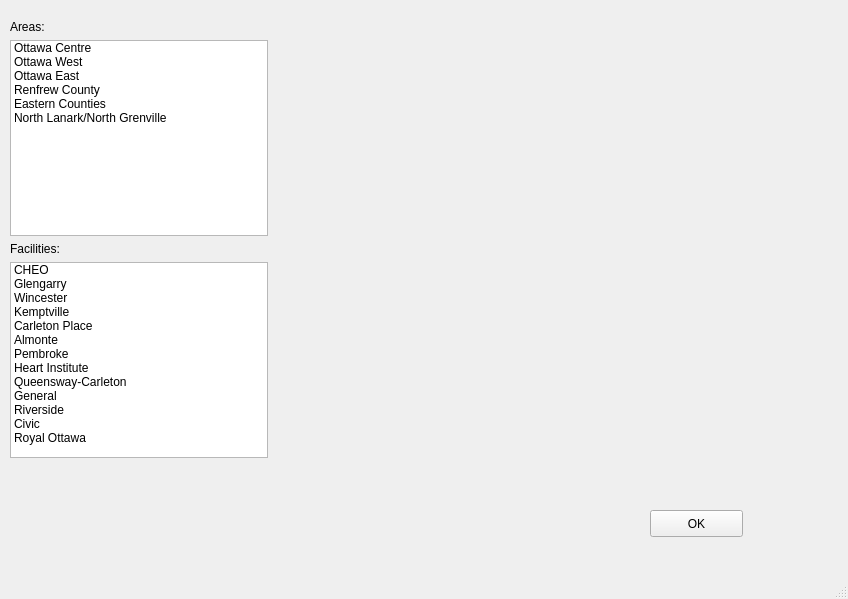
<?xml version="1.0" encoding="UTF-8"?>
<ui version="4.0">
 <class>Map</class>
 <widget class="QMainWindow" name="Map">
  <property name="geometry">
   <rect>
    <x>0</x>
    <y>0</y>
    <width>848</width>
    <height>599</height>
   </rect>
  </property>
  <property name="windowTitle">
   <string>MainWindow</string>
  </property>
  <widget class="QWidget" name="centralwidget">
   <widget class="QWidget" name="layoutWidget">
    <property name="geometry">
     <rect>
      <x>10</x>
      <y>20</y>
      <width>258</width>
      <height>438</height>
     </rect>
    </property>
    <layout class="QVBoxLayout" name="verticalLayout">
     <item>
      <widget class="QLabel" name="label">
       <property name="text">
        <string>Areas:</string>
       </property>
      </widget>
     </item>
     <item>
      <widget class="QListWidget" name="listWidget">
       <item>
        <property name="text">
         <string>Ottawa Centre</string>
        </property>
        <property name="checkState">
         <enum>Unchecked</enum>
        </property>
       </item>
       <item>
        <property name="text">
         <string>Ottawa West</string>
        </property>
        <property name="checkState">
         <enum>Unchecked</enum>
        </property>
       </item>
       <item>
        <property name="text">
         <string>Ottawa East</string>
        </property>
        <property name="checkState">
         <enum>Unchecked</enum>
        </property>
       </item>
       <item>
        <property name="text">
         <string>Renfrew County</string>
        </property>
        <property name="checkState">
         <enum>Unchecked</enum>
        </property>
       </item>
       <item>
        <property name="text">
         <string>Eastern Counties</string>
        </property>
        <property name="checkState">
         <enum>Unchecked</enum>
        </property>
       </item>
       <item>
        <property name="text">
         <string>North Lanark/North Grenville</string>
        </property>
        <property name="checkState">
         <enum>Unchecked</enum>
        </property>
       </item>
      </widget>
     </item>
     <item>
      <widget class="QLabel" name="label_2">
       <property name="text">
        <string>Facilities:</string>
       </property>
      </widget>
     </item>
     <item>
      <widget class="QListWidget" name="listWidget_2">
       <property name="selectionMode">
        <enum>QAbstractItemView::MultiSelection</enum>
       </property>
       <item>
        <property name="text">
         <string>CHEO</string>
        </property>
        <property name="checkState">
         <enum>Unchecked</enum>
        </property>
       </item>
       <item>
        <property name="text">
         <string>Glengarry</string>
        </property>
        <property name="checkState">
         <enum>Unchecked</enum>
        </property>
       </item>
       <item>
        <property name="text">
         <string>Wincester</string>
        </property>
        <property name="checkState">
         <enum>Unchecked</enum>
        </property>
       </item>
       <item>
        <property name="text">
         <string>Kemptville</string>
        </property>
        <property name="checkState">
         <enum>Unchecked</enum>
        </property>
       </item>
       <item>
        <property name="text">
         <string>Carleton Place</string>
        </property>
        <property name="checkState">
         <enum>Unchecked</enum>
        </property>
       </item>
       <item>
        <property name="text">
         <string>Almonte</string>
        </property>
        <property name="checkState">
         <enum>Unchecked</enum>
        </property>
       </item>
       <item>
        <property name="text">
         <string>Pembroke</string>
        </property>
        <property name="checkState">
         <enum>Unchecked</enum>
        </property>
       </item>
       <item>
        <property name="text">
         <string>Heart Institute</string>
        </property>
        <property name="checkState">
         <enum>Unchecked</enum>
        </property>
       </item>
       <item>
        <property name="text">
         <string>Queensway-Carleton</string>
        </property>
        <property name="checkState">
         <enum>Unchecked</enum>
        </property>
       </item>
       <item>
        <property name="text">
         <string>General</string>
        </property>
        <property name="checkState">
         <enum>Unchecked</enum>
        </property>
       </item>
       <item>
        <property name="text">
         <string>Riverside</string>
        </property>
        <property name="checkState">
         <enum>Unchecked</enum>
        </property>
       </item>
       <item>
        <property name="text">
         <string>Civic</string>
        </property>
        <property name="checkState">
         <enum>Unchecked</enum>
        </property>
       </item>
       <item>
        <property name="text">
         <string>Royal Ottawa</string>
        </property>
        <property name="checkState">
         <enum>Unchecked</enum>
        </property>
       </item>
      </widget>
     </item>
    </layout>
   </widget>
   <widget class="QPushButton" name="OKButton">
    <property name="geometry">
     <rect>
      <x>650</x>
      <y>510</y>
      <width>93</width>
      <height>27</height>
     </rect>
    </property>
    <property name="text">
     <string>OK</string>
    </property>
   </widget>
   <widget class="QLabel" name="image_label">
    <property name="geometry">
     <rect>
      <x>270</x>
      <y>40</y>
      <width>531</width>
      <height>301</height>
     </rect>
    </property>
    <property name="text">
     <string/>
    </property>
    <property name="pixmap">
     <pixmap>../map.svg</pixmap>
    </property>
    <property name="scaledContents">
     <bool>true</bool>
    </property>
   </widget>
  </widget>
  <widget class="QMenuBar" name="menubar">
   <property name="geometry">
    <rect>
     <x>0</x>
     <y>0</y>
     <width>848</width>
     <height>23</height>
    </rect>
   </property>
  </widget>
  <widget class="QStatusBar" name="statusbar"/>
 </widget>
 <resources/>
 <connections>
  <connection>
   <sender>OKButton</sender>
   <signal>clicked()</signal>
   <receiver>Map</receiver>
   <slot>close()</slot>
   <hints>
    <hint type="sourcelabel">
     <x>688</x>
     <y>553</y>
    </hint>
    <hint type="destinationlabel">
     <x>630</x>
     <y>553</y>
    </hint>
   </hints>
  </connection>
 </connections>
</ui>
